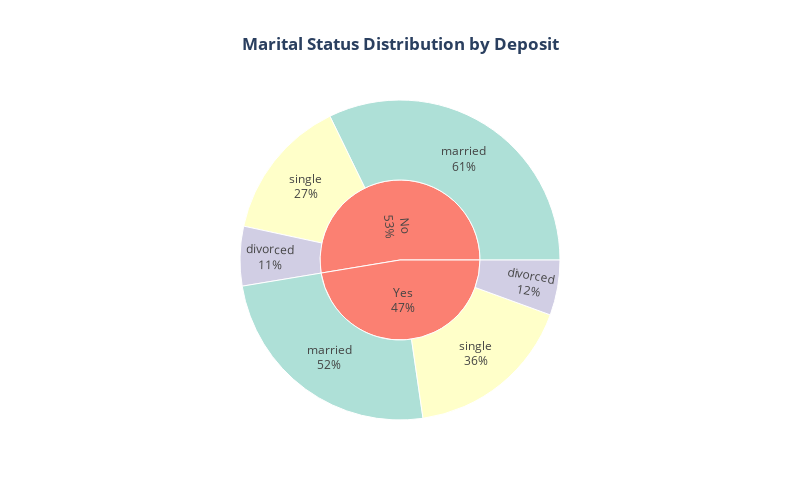

Notebook cell for this chart:
### Code cell
import plotly.express as px

# Data for customers with deposits
deposits_yes = df[df['deposit'] == 'yes']
deposits_yes_counts = deposits_yes['marital'].value_counts().reset_index().rename(columns={'index':'Marital-Status', 'marital':'Count'})
deposits_yes_counts['Deposit'] = 'Yes'

# Data for customers without deposits
deposits_no = df[df['deposit'] == 'no']
deposits_no_counts = deposits_no['marital'].value_counts().reset_index().rename(columns={'index':'Marital-Status', 'marital':'Count'})
deposits_no_counts['Deposit'] = 'No'

# Combine the data
combined_data = deposits_yes_counts.append(deposits_no_counts)

# Create the donut chart
fig = px.sunburst(combined_data, path=['Deposit', 'Marital-Status'], values='Count',
                  color='Marital-Status', color_discrete_sequence=px.colors.qualitative.Set3,
                  title='<b>Marital Status Distribution by Deposit</b>',
                  template='plotly_white', width=800, height=500)

# Update layout
fig.update_traces(textinfo='label+percent parent')
fig.update_layout(title_x=0.5)

fig.show()

### Figure 1 — Plotly figure (JSON) as saved in the notebook; plotly's stock layout.template omitted (floating-point values rounded to 4 significant figures)
{"data": [{"branchvalues": "total", "customdata": [["married"], ["single"], ["divorced"], ["married"], ["divorced"], ["single"], ["(?)"], ["(?)"]], "domain": {"x": [0.0, 1.0], "y": [0.0, 1.0]}, "hovertemplate": "labels=%{label}<br>Count=%{value}<br>parent=%{parent}<br>id=%{id}<br>Marital-Status=%{customdata[0]}<extra></extra>", "ids": ["No/married", "Yes/single", "No/divorced", "Yes/married", "Yes/divorced", "No/single", "No", "Yes"], "labels": ["married", "single", "divorced", "married", "divorced", "single", "No", "Yes"], "marker": {"colors": ["rgb(141,211,199)", "rgb(255,255,179)", "rgb(190,186,218)", "rgb(141,211,199)", "rgb(190,186,218)", "rgb(255,255,179)", "rgb(251,128,114)", "rgb(251,128,114)"]}, "name": "", "parents": ["No", "Yes", "No", "Yes", "Yes", "No", "", ""], "textinfo": "label+percent parent", "type": "sunburst", "values": [3596, 1912, 671, 2755, 622, 1606, 5873, 5289]}], "layout": {"height": 500, "legend": {"tracegroupgap": 0}, "sunburstcolorway": ["rgb(141,211,199)", "rgb(255,255,179)", "rgb(190,186,218)", "rgb(251,128,114)", "rgb(128,177,211)", "rgb(253,180,98)", "rgb(179,222,105)", "rgb(252,205,229)", "rgb(217,217,217)", "rgb(188,128,189)", "rgb(204,235,197)", "rgb(255,237,111)"], "title": {"text": "<b>Marital Status Distribution by Deposit</b>", "x": 0.5}, "width": 800}}
